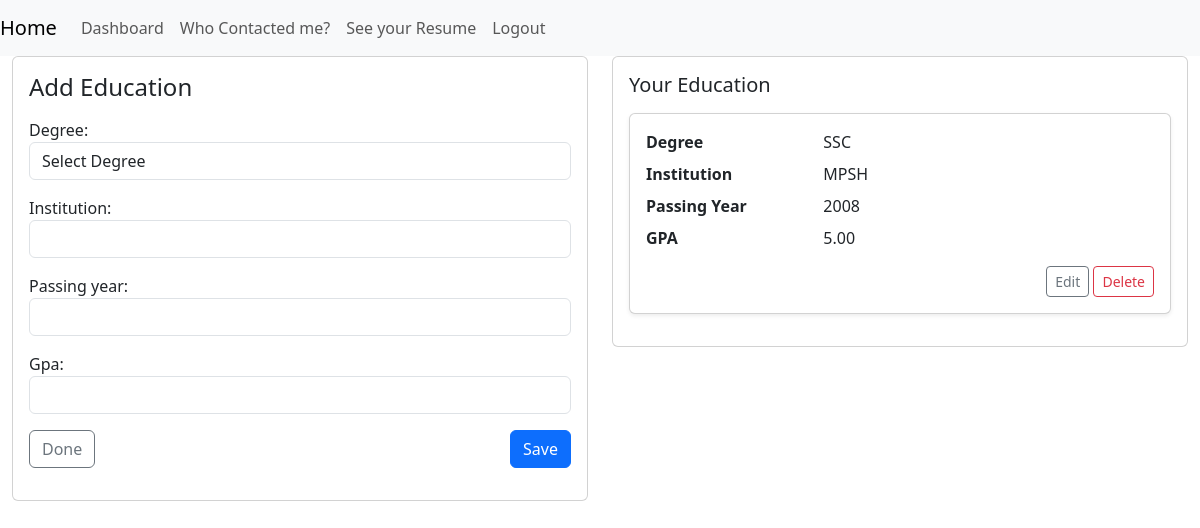
The app's page /education/add/ (signed in) with its own data.
### myapp/models.py (models this page shows, shortened)
class Education(models.Model):
    profile = models.ForeignKey(Profile, on_delete=models.CASCADE, related_name='educations')
    degree_choices = [
        ('SSC','SSC'),
        ('HSC','HSC'),
        ('Diploma','Diploma'),
        ('Bachelors','Bachelors'),
        ('Masters','Masters'),
        ('PhD','PhD'),
        ('Other','Other'),
    ]
    degree = models.CharField(max_length=100, choices=degree_choices)
    institution = models.CharField(max_length=200)
    passing_year = models.PositiveIntegerField()
    gpa = models.DecimalField(max_digits=4, decimal_places=2, null=True, blank=True)
    class Meta:
        ordering = ['-passing_year']

### myapp/views.py (the view)
# urls.py: path('education/add/', views.add_education, name='add_education'),
@login_required
def add_education(request):
    profile = get_profile(user=request.user)
    education_list = Education.objects.filter(profile=profile)
    if request.method == 'POST':
        form = EducationForm(request.POST)
        if form.is_valid():
            education = form.save(commit=False)
            education.profile = profile
            education.save()
            messages.success(request, 'Education added successfully.')
            return redirect('dashboard')
    else:
        form = EducationForm()
    return render(request, 'add_education.html', {'form': form,'title': 'Add Education', 'education_list': education_list})

### myapp/forms.py
class EducationForm(forms.ModelForm):
    degree_choices = [
        ('', 'Select Degree'),
        ('SSC','SSC'),
        ('HSC','HSC'),
        ('Diploma','Diploma'),
        ('Bachelors','Bachelors'),
        ('Masters','Masters'),
        ('PhD','PhD'),
        ('Other','Other'),
    ]
    degree = forms.ChoiceField(choices=degree_choices, widget=forms.Select(attrs={'class': 'form-control'}))
    institution = forms.CharField(widget=forms.TextInput(attrs={'class': 'form-control'}))
    passing_year = forms.IntegerField(widget=forms.NumberInput(attrs={'class': 'form-control'}))
    gpa = forms.DecimalField(required=False, widget=forms.NumberInput(attrs={'class': 'form-control'}))
    class Meta:
        model = Education
        fields = ['degree', 'institution', 'passing_year', 'gpa']

### myapp/views.py (called while the page is built)
def get_profile(user):
    profile, _ = Profile.objects.get_or_create(user=user)
    return profile

### myapp/templates/add_education.html (shortened to what this page needs)
{% extends 'base.html' %}
{% block content %}
<div class="row g-4">
  <div class="col-lg-6">
    <div class="card">
      <div class="card-body">
        <div class="d-flex justify-content-between align-items-center mb-3">
          <h4 class="mb-0">{{ title }}</h4>
        </div>
        <form method="post">
          {{ form.as_p }}
          <div class="d-flex justify-content-between mt-3">
            <a href="{% url 'dashboard' %}" class="btn btn-outline-secondary">Done</a>
            <button type="submit" class="btn btn-primary">
              {% if editing %}Update{% else %}Save{% endif %}
            </button>
          </div>
        </form>
      </div>
    </div>
  </div>
  <div class="col-lg-6">
    <div class="card">
      <div class="card-body">
        <h5 class="mb-3">Your Education</h5>
        {% include '_education_list.html' with show_actions=True %}
      </div>
    </div>
  </div>
</div>
{% endblock %}

### myapp/templates/_education_list.html
{% for edu in education_list %}
  <div class="card shadow-sm mb-3">
    <div class="card-body">
      <dl class="row mb-0">
        <dt class="col-sm-4">Degree</dt>
        <dd class="col-sm-8">{{ edu.degree }}</dd>
        <dt class="col-sm-4">Institution</dt>
        <dd class="col-sm-8">{{ edu.institution }}</dd>
        <dt class="col-sm-4">Passing Year</dt>
        <dd class="col-sm-8">{{ edu.passing_year }}</dd>
        {% if edu.gpa %}
          <dt class="col-sm-4">GPA</dt>
          <dd class="col-sm-8">{{ edu.gpa }}</dd>
        {% endif %}
      </dl>
      {% if show_actions %}
        <div class="text-end mt-2">
          <a href="{% url 'edit_education' edu.pk %}" class="btn btn-sm btn-outline-secondary">Edit</a>
          <a href="{% url 'delete_education' edu.pk %}" class="btn btn-sm btn-outline-danger">Delete</a>
        </div>
      {% endif %}
    </div>
  </div>
{% empty %}
  <p class="text-muted mb-0">No education added yet.</p>
{% endfor %}

### records on screen
Education: degree "SSC", institution "MPSH", passing_year "2008", gpa "5.00"

### other values on screen
{{ title }} "Add Education"
